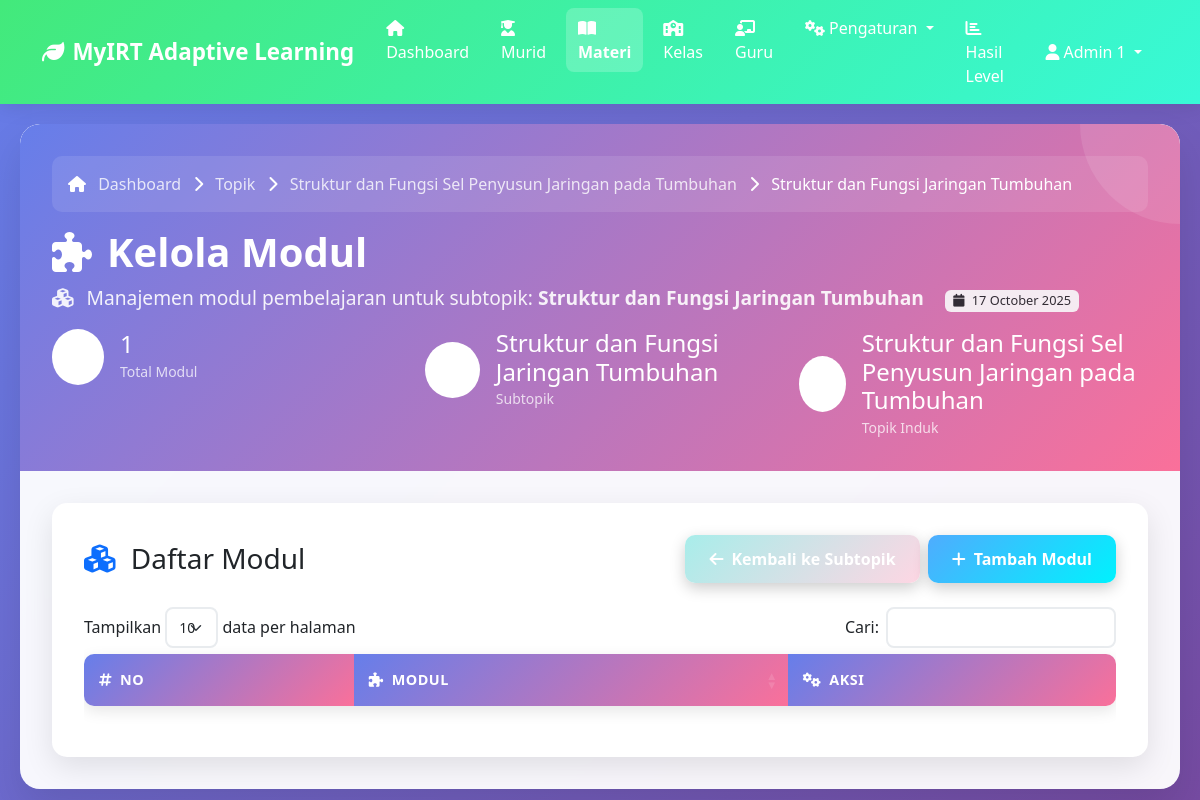
The page /admin/modul.php?subtopik=4 (signed in) on the database its author committed.
### tables this page shows
CREATE TABLE `sub_topic` (
  `id` int NOT NULL,
  `sub_topic_desc` varchar(255) NOT NULL,
  `topic_id` int NOT NULL,
  `number` int NOT NULL
);

CREATE TABLE `topic` (
  `id` int NOT NULL,
  `topic_desc` varchar(255) NOT NULL,
  `number` int NOT NULL
);

### admin/modul.php (the view, shortened to what this page needs)
<?php
include('../config/db.php');
$id = $_GET['subtopik'];
$sql = "SELECT st.*, t.topic_desc FROM sub_topic st JOIN topic t ON st.topic_id = t.id WHERE st.id = '{$id}'";
$query = mysqli_query($conn, $sql);
$result = mysqli_fetch_array($query, MYSQLI_ASSOC);
?>
<!doctype html>
<html class="no-js" lang="en" dir="ltr">
<head>
    <link href="https://cdn.jsdelivr.net/npm/bootstrap@5.2.3/dist/css/bootstrap.min.css" rel="stylesheet">
    <link rel="stylesheet" href="https://cdnjs.cloudflare.com/ajax/libs/font-awesome/6.3.0/css/all.min.css">
    <link href="https://cdn.datatables.net/1.11.5/css/dataTables.bootstrap5.min.css" rel="stylesheet">
    <link href="https://cdn.jsdelivr.net/npm/sweetalert2@11/dist/sweetalert2.min.css" rel="stylesheet">
</head>
<body>
    <?php
    $level_user = $_SESSION['level_user'];
    $user_name = $_SESSION['name'] ?? 'Guest';
    $total_modules = 0;
    $result_count = mysqli_query($conn, "SELECT COUNT(*) as count FROM module WHERE sub_topic_id = '{$id}'");
    if ($result_count) {
        $row_count = mysqli_fetch_assoc($result_count);
        $total_modules = $row_count['count'];
    }
    ?>
    <nav class="navbar navbar-expand-lg" style="background: var(--biology-gradient); box-shadow: 0 2px 20px rgba(0,0,0,0.1);">
        <div class="container">
            <a class="navbar-brand text-white fw-bold" href="index.php">
                <i class="fas fa-leaf me-2"></i>MyIRT Adaptive Learning
            </a>
            <div class="collapse navbar-collapse" id="navbarNav">
                <ul class="navbar-nav me-auto">
                    <li class="nav-item">
                        <a class="nav-link text-white" href="index.php">
                            <i class="fas fa-home me-1"></i>Dashboard
                        </a>
                    </li>
                    <?php if ($level_user == 1 || $level_user == 2) { ?>
                        <li class="nav-item">
                            <a class="nav-link text-white" href="murid.php">
                                <i class="fas fa-user-graduate me-1"></i>Murid
                            </a>
                        </li>
                        <li class="nav-item">
                            <a class="nav-link text-white active" href="topik.php">
                                <i class="fas fa-book-open me-1"></i>Materi
                            </a>
                        </li>
                    <?php } ?>
                    <?php if ($level_user == 1) { ?>
                        <li class="nav-item">
                            <a class="nav-link text-white" href="kelas.php">
                                <i class="fas fa-school me-1"></i>Kelas
                            </a>
                        </li>
                        <li class="nav-item">
                            <a class="nav-link text-white" href="guru.php">
                                <i class="fas fa-chalkboard-teacher me-1"></i>Guru
                            </a>
                        </li>
                        <li class="nav-item dropdown">
                            <a class="nav-link dropdown-toggle text-white" href="#" role="button" data-bs-toggle="dropdown">
                                <i class="fas fa-cogs me-1"></i>Pengaturan
                            </a>
                        </li>
                    <?php } ?>
                    <li class="nav-item">
                        <a class="nav-link text-white" href="hasil-pre-test.php">
                            <i class="fas fa-chart-bar me-1"></i>Hasil Level
                        </a>
                    </li>
                </ul>
                <ul class="navbar-nav ms-auto">
                    <li class="nav-item dropdown">
                        <a class="nav-link dropdown-toggle text-white" href="#" role="button" data-bs-toggle="dropdown">
                            <i class="fas fa-user me-1"></i><?php echo htmlspecialchars($user_name); ?>
                        </a>
                    </li>
                </ul>
            </div>
        </div>
    </nav>
    <div class="main-content">
        <div class="page-header">
            <div class="breadcrumb-nav">
                <i class="fas fa-home me-2"></i>
                <a href="index.php">Dashboard</a>
                <i class="fas fa-chevron-right mx-2"></i>
                <a href="topik.php">Topik</a>
                <i class="fas fa-chevron-right mx-2"></i>
                <a href="subtopik.php?topik=<?php echo $result['topic_id']; ?>"><?php echo htmlspecialchars($result['topic_desc']); ?></a>
                <i class="fas fa-chevron-right mx-2"></i>
                <span><?php echo htmlspecialchars($result['sub_topic_desc']); ?></span>
            </div>
            <h1>
                <i class="fas fa-puzzle-piece"></i>
                Kelola Modul
            </h1>
            <div class="subtitle">
                <i class="fas fa-cubes me-2"></i>
                Manajemen modul pembelajaran untuk subtopik: <strong><?php echo htmlspecialchars($result['sub_topic_desc']); ?></strong>
                <span class="badge bg-light text-dark ms-3">
                    <i class="fas fa-calendar me-1"></i>
                    <?php echo date('d F Y'); ?>
                </span>
            </div>
            <div class="mt-3">
                <div class="row">
                    <div class="col-md-4">
                        <div class="d-flex align-items-center">
                            <div class="bg-white bg-opacity-20 rounded-circle p-3 me-3">
                                <i class="fas fa-puzzle-piece fa-lg"></i>
                            </div>
                            <div>
                                <h4 class="mb-0"><?php echo $total_modules; ?></h4>
                                <small class="opacity-75">Total Modul</small>
                            </div>
                        </div>
                    </div>
                    <div class="col-md-4">
                        <div class="d-flex align-items-center">
                            <div class="bg-white bg-opacity-20 rounded-circle p-3 me-3">
                                <i class="fas fa-layer-group fa-lg"></i>
                            </div>
                            <div>
                                <h4 class="mb-0"><?php echo htmlspecialchars($result['sub_topic_desc']); ?></h4>
                                <small class="opacity-75">Subtopik</small>
                            </div>
                        </div>
                    </div>
                    <div class="col-md-4">
                        <div class="d-flex align-items-center">
                            <div class="bg-white bg-opacity-20 rounded-circle p-3 me-3">
                                <i class="fas fa-bookmark fa-lg"></i>
                            </div>
                            <div>
                                <h4 class="mb-0"><?php echo htmlspecialchars($result['topic_desc']); ?></h4>
                                <small class="opacity-75">Topik Induk</small>
                            </div>
                        </div>
                    </div>
                </div>
            </div>
        </div>
        <div class="content-card">
            <div class="d-flex justify-content-between align-items-center mb-4 flex-wrap">
                <div class="d-flex align-items-center mb-2 mb-md-0">
                    <h3 class="mb-0">
                        <i class="fas fa-cubes text-primary me-2"></i>
                        Daftar Modul
                    </h3>
                </div>
                <div class="d-flex gap-2 flex-wrap">
                    <a href="subtopik.php?topik=<?php echo $result['topic_id'] ?>" class="btn btn-back">
                        <i class="fas fa-arrow-left me-2"></i>Kembali ke Subtopik
                    </a>
                    <button class="btn btn-add" data-bs-toggle="modal" data-bs-target="#modalTambahModul">
                        <i class="fas fa-plus me-2"></i>Tambah Modul
                    </button>
                </div>
            </div>
            <div class="table-responsive">
                <table id="moduleTable" class="table table-hover" style="width:100%">
                    <thead>
                        <tr>
                            <th><i class="fas fa-hashtag me-2"></i>No</th>
                            <th><i class="fas fa-puzzle-piece me-2"></i>Modul</th>
                            <th><i class="fas fa-cogs me-2"></i>Aksi</th>
                        </tr>
                    </thead>
                </table>
            </div>
        </div>
    </div>
</body>
</html>

### admin/modul.php (style rules this page uses)
:root { --primary-gradient: linear-gradient(135deg, #667eea 0%, #764ba2 100%); --secondary-gradient: linear-gradient(135deg, #f093fb 0%, #f5576c 100%); --success-gradient: linear-gradient(135deg, #4facfe 0%, #00f2fe 100%); --biology-gradient: linear-gradient(135deg, #43e97b 0%, #38f9d7 100%); --warm-gradient: linear-gradient(135deg, #fa709a 0%, #fee140 100%); --ocean-gradient: linear-gradient(135deg, #a8edea 0%, #fed6e3 100%); --royal-gradient: linear-gradient(135deg, #667eea 0%, #764ba2 100%); --nature-gradient: linear-gradient(135deg, #84fab0 0%, #8fd3f4 100%); --admin-gradient: linear-gradient(135deg, #667eea 0%, #43e97b 100%); --module-gradient: linear-gradient(135deg, #667eea 0%, #fa709a 100%); }
body { background: linear-gradient(135deg, #667eea 0%, #764ba2 100%); font-family: 'Segoe UI', Tahoma, Geneva, Verdana, sans-serif; min-height: 100vh; }
.main-content { background: rgba(255, 255, 255, 0.95); border-radius: 20px; margin: 20px; padding: 0; box-shadow: 0 20px 40px rgba(0,0,0,0.1); backdrop-filter: blur(10px); overflow: hidden; }
.page-header { background: var(--module-gradient); color: white; padding: 2rem; margin: 0; border-radius: 20px 20px 0 0; position: relative; overflow: hidden; }
.page-header::before { content: ''; position: absolute; top: 0; right: 0; width: 200px; height: 200px; background: rgba(255,255,255,0.1); border-radius: 50%; transform: translate(50%, -50%); }
.page-header h1 { margin: 0; font-size: 2.5rem; font-weight: 700; display: flex; align-items: center; gap: 15px; }
.page-header .subtitle { margin-top: 0.5rem; opacity: 0.9; font-size: 1.2rem; }
.content-card { background: white; border-radius: 15px; padding: 2rem; margin: 2rem; box-shadow: 0 10px 30px rgba(0,0,0,0.1); border: none; }
.btn-add { background: var(--success-gradient); border: none; color: white; padding: 12px 24px; border-radius: 10px; font-weight: 600; transition: all 0.3s ease; box-shadow: 0 5px 15px rgba(0,0,0,0.2); }
.btn-back { background: var(--ocean-gradient); border: none; color: white; padding: 12px 24px; border-radius: 10px; font-weight: 600; transition: all 0.3s ease; box-shadow: 0 5px 15px rgba(0,0,0,0.2); text-decoration: none; }
.table { border-radius: 10px; overflow: hidden; box-shadow: 0 5px 15px rgba(0,0,0,0.1); }
.table thead th { background: var(--module-gradient); color: white; border: none; padding: 15px; font-weight: 600; text-transform: uppercase; font-size: 0.9rem; letter-spacing: 0.5px; }
.navbar { transition: all 0.3s ease; }
.navbar-brand { font-size: 1.4rem; font-weight: 700; }
.nav-link { font-weight: 500; transition: all 0.3s ease; border-radius: 8px; margin: 0 4px; padding: 8px 12px !important; }
.nav-link.active { background-color: rgba(255,255,255,0.2); font-weight: 600; }
.badge { font-weight: 500; font-size: 0.8rem; }
.breadcrumb-nav { background: rgba(255,255,255,0.1); border-radius: 10px; padding: 1rem; margin-bottom: 1rem; }
.breadcrumb-nav a { color: white; text-decoration: none; opacity: 0.8; transition: all 0.3s ease; }

### rows shown on the page
sub_topic: topic.topic_desc "Struktur dan Fungsi Sel Penyusun Jaringan pada Tumbuhan", sub_topic_desc "Struktur dan Fungsi Jaringan Tumbuhan"

### other values the page prints
$user_name "Admin 1"
$total_modules "1"
